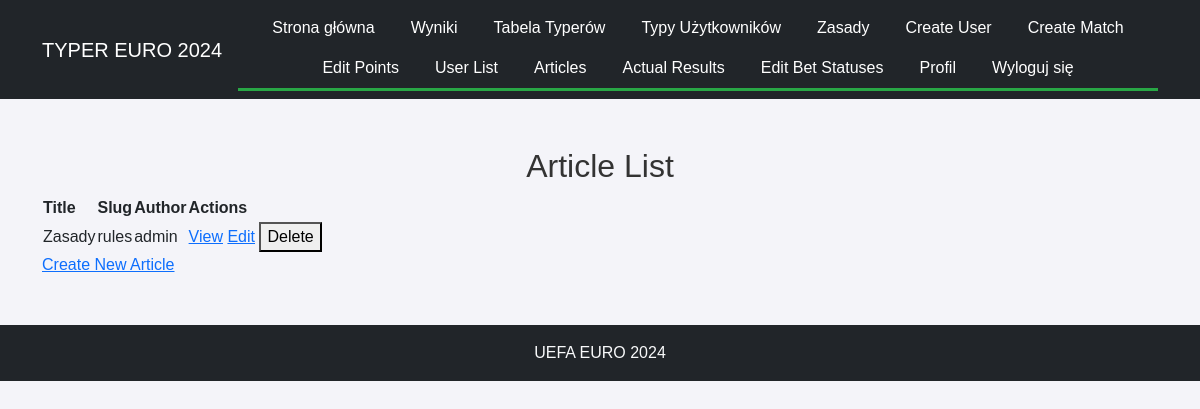
/articles/ (signed in), run on an earlier commit of the app's database.
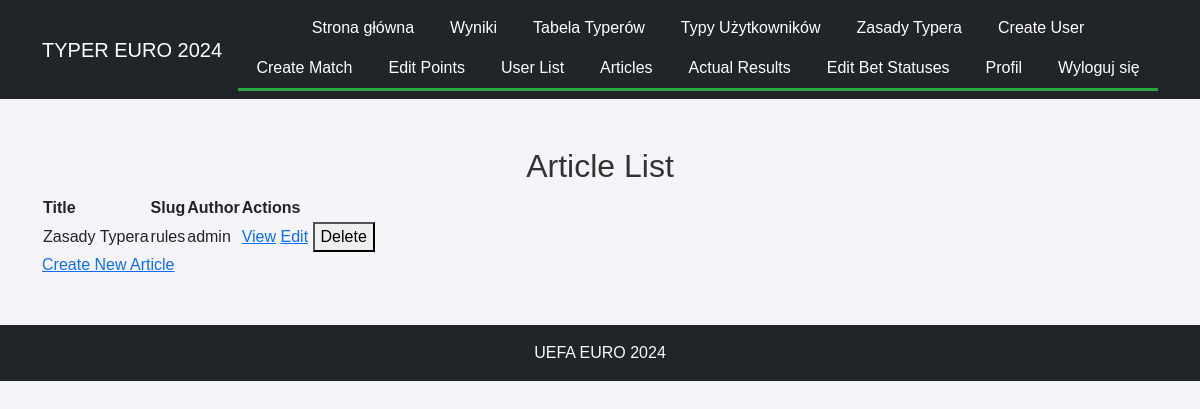
And on a later commit of the database.
### contest/models.py (models this page shows, shortened)
class Article(models.Model):
    title = models.CharField(max_length=200)
    slug = models.SlugField(max_length=200, unique=True, blank=True)
    content = models.TextField()
    author = models.ForeignKey(User, on_delete=models.CASCADE)
    created_at = models.DateTimeField(auto_now_add=True)
    updated_at = models.DateTimeField(auto_now=True)

### contest/views.py (the view)
# urls.py: path('articles/', views.article_list, name='article_list'),
@superuser_required
def article_list(request):
    articles = Article.objects.all()
    return render(request, 'article_list.html', {'articles': articles})

### contest/templatetags/article_tags.py (called while the page is built)
@register.simple_tag
def get_articles():
    return Article.objects.all()

### contest/views.py (called while the page is built)
def superuser_required(view_func):
    decorated_view_func = user_passes_test(lambda u: u.is_superuser)(view_func)
    return decorated_view_func

### contest/templates/article_list.html (shortened to what this page needs)
{% extends 'base.html' %}
{% block content %}
<h2>Article List</h2>
<table>
    <thead>
        <tr>
            <th>Title</th>
            <th>Slug</th>
            <th>Author</th>
            <th>Actions</th>
        </tr>
    </thead>
    <tbody>
        {% for article in articles %}
        <tr>
            <td>{{ article.title }}</td>
            <td>{{ article.slug }}</td>
            <td>{{ article.author.username }}</td>
            <td>
                <a href="{% url 'view_article' article.slug %}">View</a>
                <a href="{% url 'edit_article' article.id %}">Edit</a>
                <form method="post" action="{% url 'delete_article' article.id %}" style="display: inline;">
                    <button type="submit" onclick="return confirm('Are you sure you want to delete this article?');">Delete</button>
                </form>
            </td>
        </tr>
        {% endfor %}
    </tbody>
</table>
<a href="{% url 'create_article' %}">Create New Article</a>
{% endblock %}

### contest/templates/base.html (shortened to what this page needs)
{% load static %}
{% load article_tags %}
<!DOCTYPE html>
<html lang="pl">
<head>
    <link href="https://cdn.jsdelivr.net/npm/bootstrap@5.3.0/dist/css/bootstrap.min.css" rel="stylesheet">
    <link rel="stylesheet" type="text/css" href="{% static 'css/styles.css' %}">
    <link rel="stylesheet" href="https://cdnjs.cloudflare.com/ajax/libs/font-awesome/6.0.0-beta3/css/all.min.css">
</head>
<body>
<nav class="navbar navbar-expand-lg navbar-dark bg-dark">
    <div class="container bg-dark border-0">
        <a class="navbar-brand" href="{% url 'home' %}">TYPER EURO 2024</a>
        <div class="collapse navbar-collapse justify-content-center" id="navbarNav">
            <ul class="navbar-nav bg-dark flex-wrap">
                <li class="nav-item">
                    <a class="nav-link" href="{% url 'home' %}">Strona główna</a>
                </li>
                <li class="nav-item">
                    <a class="nav-link" href="{% url 'results' %}">Wyniki</a>
                </li>
                <li class="nav-item">
                    <a class="nav-link" href="{% url 'leaderboard' %}">Tabela Typerów</a>
                </li>
                <li class="nav-item">
                    <a class="nav-link" href="{% url 'user_predictions' %}">Typy Użytkowników</a>
                </li>
                {% get_articles as articles %}
                {% for article in articles %}
                <li class="nav-item">
                    <a class="nav-link" href="{% url 'view_article' article.slug %}">{{ article.title }}</a>
                </li>
                {% endfor %}
                {% if user.is_authenticated %}
                {% if user.is_superuser %}
                <li class="nav-item">
                    <a class="nav-link" href="{% url 'create_user' %}">Create User</a>
                </li>
                <li class="nav-item">
                    <a class="nav-link" href="{% url 'create_match' %}">Create Match</a>
                </li>
                <li class="nav-item">
                    <a class="nav-link" href="{% url 'edit_points' %}">Edit Points</a>
                </li>
                <li class="nav-item">
                    <a class="nav-link" href="{% url 'user_list' %}">User List</a>
                </li>
                <li class="nav-item">
                    <a class="nav-link" href="{% url 'article_list' %}">Articles</a>
                </li>
                <li class="nav-item">
                    <a class="nav-link" href="{% url 'actual_results' %}">Actual Results</a>
                </li>
                <li class="nav-item">
                    <a class="nav-link" href="{% url 'edit_bet_status' %}">Edit Bet Statuses</a>
                </li>
                {% endif %}
                <li class="nav-item">
                    <a class="nav-link" href="{% url 'profile' %}">Profil</a>
                </li>
                <li class="nav-item">
                    <a class="nav-link" href="#" id="logout-link"
                       onclick="document.getElementById('logout-form').submit(); return false;">Wyloguj się</a>
                </li>
                {% else %}
                <li class="nav-item">
                    <a class="nav-link" href="{% url 'login' %}">Zaloguj się</a>
                </li>
                {% endif %}
            </ul>
        </div>
    </div>
</nav>
<div class="container-fluid container-lg mt-5">
    {% block content %}{% endblock %}
</div>
<footer class="footer bg-dark text-light text-center py-3 mt-5">
    <p class="mb-0">UEFA EURO 2024</p>
</footer>
</body>
</html>

What changed in the data, as far as the page shows it:
changed Article "rules": title "Zasady" → "Zasady Typera"
